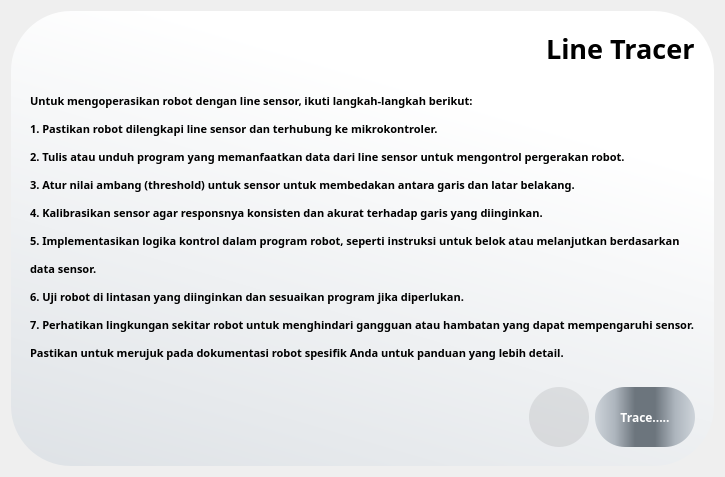
             <widget class="QWidget" name="line_page">
              <layout class="QHBoxLayout" name="horizontalLayout_58">
               <item>
                <widget class="QFrame" name="frame_104">
                 <property name="styleSheet">
                  <string notr="true">#frame_104{
background-color: qlineargradient(spread:pad, x1:0, y1:1, x2:0.413, y2:0.0908638, stop:0 #dee2e6, stop:1 #ffffff);
border-radius:60px;
}

#frame_105,#frame_106,#frame_107,#label38,#label_39{
background-color:rgba(0,0,0,0);
}

#trace2{
background-color:rgba(0,0,0,20);
border-radius:30px;
}

#trace2:hover{
background-color:rgba(0,0,0,30);
}

#trace2:pressed{
padding-left:5px;
padding-top:5px;
}

QPushButton#trace1{
	background-color: qlineargradient(spread:pad, x1:0, y1:0, x2:1, y2:0, stop:0 #ced4da, stop:0.2 #adb5bd, stop:0.4 #6c757d, stop:0.6 #6c757d, stop:0.8 #adb5bd, stop:1 #ced4da);
	color:rgba(255,255,255,255);
	border-radius:30px;
}

QPushButton#trace1:hover{
	background-color: qlineargradient(spread:pad, x1:0, y1:0, x2:1, y2:0, stop:0 #ced4da, stop:0.1 #adb5bd, stop:0.2 #6c757d, stop:0.8 #6c757d, stop:0.9 #adb5bd, stop:1 #ced4da);
}

QPushButton#trace1:pressed{
	background-color: qlineargradient(spread:pad, x1:0, y1:0, x2:1, y2:0, stop:0 #ced4da, stop:0.1 #adb5bd, stop:0.2 #6c757d, stop:0.8 #6c757d, stop:0.9 #adb5bd, stop:1 #ced4da);
	padding-left:5px;
	padding-top:5px;
}</string>
                 </property>
                 <property name="frameShape">
                  <enum>QFrame::StyledPanel</enum>
                 </property>
                 <property name="frameShadow">
                  <enum>QFrame::Raised</enum>
                 </property>
                 <layout class="QVBoxLayout" name="verticalLayout_58">
                  <item alignment="Qt::AlignRight|Qt::AlignTop">
                   <widget class="QFrame" name="frame_105">
                    <property name="frameShape">
                     <enum>QFrame::StyledPanel</enum>
                    </property>
                    <property name="frameShadow">
                     <enum>QFrame::Raised</enum>
                    </property>
                    <layout class="QHBoxLayout" name="horizontalLayout_59">
                     <item alignment="Qt::AlignRight|Qt::AlignTop">
                      <widget class="QLabel" name="label_38">
                       <property name="font">
                        <font>
                         <family>BankGothic Md BT</family>
                         <pointsize>20</pointsize>
                         <weight>75</weight>
                         <bold>true</bold>
                        </font>
                       </property>
                       <property name="text">
                        <string>Line Tracer</string>
                       </property>
                      </widget>
                     </item>
                    </layout>
                   </widget>
                  </item>
                  <item>
                   <widget class="QFrame" name="frame_106">
                    <property name="sizePolicy">
                     <sizepolicy hsizetype="Preferred" vsizetype="Expanding">
                      <horstretch>0</horstretch>
                      <verstretch>0</verstretch>
                     </sizepolicy>
                    </property>
                    <property name="frameShape">
                     <enum>QFrame::StyledPanel</enum>
                    </property>
                    <property name="frameShadow">
                     <enum>QFrame::Raised</enum>
                    </property>
                    <layout class="QHBoxLayout" name="horizontalLayout_60">
                     <item>
                      <widget class="QLabel" name="label_39">
                       <property name="font">
                        <font>
                         <family>Bahnschrift</family>
                         <pointsize>8</pointsize>
                         <weight>75</weight>
                         <bold>true</bold>
                        </font>
                       </property>
                       <property name="text">
                        <string>&lt;html&gt;&lt;head/&gt;&lt;body&gt;&lt;p&gt;Untuk mengoperasikan robot dengan line sensor, ikuti langkah-langkah berikut:&lt;/p&gt;&lt;p&gt;1. Pastikan robot dilengkapi line sensor dan terhubung ke mikrokontroler.&lt;/p&gt;&lt;p&gt;2. Tulis atau unduh program yang memanfaatkan data dari line sensor untuk mengontrol pergerakan robot.&lt;/p&gt;&lt;p&gt;3. Atur nilai ambang (threshold) untuk sensor untuk membedakan antara garis dan latar belakang.&lt;/p&gt;&lt;p&gt;4. Kalibrasikan sensor agar responsnya konsisten dan akurat terhadap garis yang diinginkan.&lt;/p&gt;&lt;p&gt;5. Implementasikan logika kontrol dalam program robot, seperti instruksi untuk belok atau melanjutkan berdasarkan &lt;/p&gt;&lt;p&gt;data sensor.&lt;/p&gt;&lt;p&gt;6. Uji robot di lintasan yang diinginkan dan sesuaikan program jika diperlukan.&lt;/p&gt;&lt;p&gt;7. Perhatikan lingkungan sekitar robot untuk menghindari gangguan atau hambatan yang dapat mempengaruhi sensor.&lt;/p&gt;&lt;p&gt;Pastikan untuk merujuk pada dokumentasi robot spesifik Anda untuk panduan yang lebih detail.&lt;/p&gt;&lt;/body&gt;&lt;/html&gt;</string>
                       </property>
                       <property name="alignment">
                        <set>Qt::AlignJustify|Qt::AlignVCenter</set>
                       </property>
                      </widget>
                     </item>
                    </layout>
                   </widget>
                  </item>
                  <item alignment="Qt::AlignRight|Qt::AlignBottom">
                   <widget class="QFrame" name="frame_107">
                    <property name="frameShape">
                     <enum>QFrame::StyledPanel</enum>
                    </property>
                    <property name="frameShadow">
                     <enum>QFrame::Raised</enum>
                    </property>
                    <layout class="QHBoxLayout" name="horizontalLayout_61">
                     <item>
                      <widget class="QPushButton" name="trace2">
                       <property name="sizePolicy">
                        <sizepolicy hsizetype="Maximum" vsizetype="Maximum">
                         <horstretch>0</horstretch>
                         <verstretch>0</verstretch>
                        </sizepolicy>
                       </property>
                       <property name="minimumSize">
                        <size>
                         <width>60</width>
                         <height>60</height>
                        </size>
                       </property>
                       <property name="font">
                        <font>
                         <pointsize>8</pointsize>
                        </font>
                       </property>
                       <property name="text">
                        <string/>
                       </property>
                       <property name="icon">
                        <iconset resource="res.qrc">
                         <normaloff>:/icon/Icon/zigzag-arrow.png</normaloff>:/icon/Icon/zigzag-arrow.png</iconset>
                       </property>
                       <property name="iconSize">
                        <size>
                         <width>40</width>
                         <height>40</height>
                        </size>
                       </property>
                      </widget>
                     </item>
                     <item>
                      <widget class="QPushButton" name="trace1">
                       <property name="sizePolicy">
                        <sizepolicy hsizetype="Maximum" vsizetype="Maximum">
                         <horstretch>0</horstretch>
                         <verstretch>0</verstretch>
                        </sizepolicy>
                       </property>
                       <property name="minimumSize">
                        <size>
                         <width>100</width>
                         <height>60</height>
                        </size>
                       </property>
                       <property name="font">
                        <font>
                         <family>BankGothic Lt BT</family>
                         <weight>75</weight>
                         <bold>true</bold>
                        </font>
                       </property>
                       <property name="text">
                        <string>Trace.....</string>
                       </property>
                      </widget>
                     </item>
                    </layout>
                   </widget>
                  </item>
                 </layout>
                </widget>
               </item>
              </layout>
             </widget>
